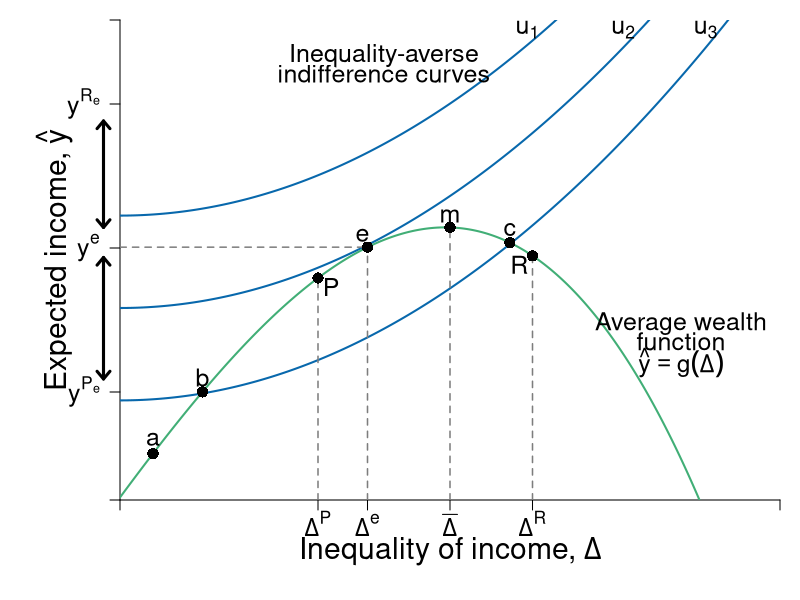

The R source for this figure:
#Graph Designer: Simon Halliday & Riley Boeth '17
#Authors: Bowles, Foley and Halliday
#Title: Coordination, Conflict and Competition: A Text in Microeconomics

library(shape)
require(shape)
pdf(file = "risk/risks_inequality_averse.pdf", width = 10, height = 8)


#Set parameters for graphics
axislabelsize <- 1.8
labelsize <- 1.5
namesize <- 1.8
annotatesize <- 1.5
graphlinewidth <- 2
segmentlinewidth <- 1.5

COL <- c("#7fc97f", "#beaed4", "#fdc086", "#ffff99", "#386cb0", "#f0027f", "#bf5b17", "#666666")
COLA <- c("#e0f3db", "#99d8c9","#66c2a4","#41ae76", "#238b45", "#005824")
COLB <- c("#c6dbef", "#4eb3d3", "#2b8cbe", "#0868ac","#084081")
COLC <- c("#fcfbfd", "#efedf5", "#dadaeb", "#bcbddc", "#9e9ac8", "#807dba", "#6a51a3", "#54278f", "#3f007d")
grays <- gray.colors(25, start = 1, end = 0)

#Edited the margins to cater for the larger LHS labels
par(mar =  c(5, 6, 1, 1))

#Indifference curves of a risk-averse homo economicus (1st graph out of the two for 4.7)

indiffA1 <- function(x, uA = 5, rmax=  .7, xmax = 15) {
  uA + (1/2)*(rmax/xmax)*(x^2)
}

#rmax*x
#indiffA <- function(x, ua=2) {
#  ua + (1/12)*(x)^2
#}

#Average wealth function 

avgwealth <- function(x){
  (1.08)*((-1/35)*(((-((.9)*x-36))^2))+36.8+((-1/10)*(x-4)+(-1/1000)*((x-3)^3)))
}

#Add limits on axes and levels of utility for each indifference curve
ylims <- c(0, 40)
xlims <- c(0, 40)

npts <- 501 
x <- seq(xlims[1], xlims[2], length.out = npts)
y <- seq(ylims[1], ylims[2], length.out = npts) 

plot(0, 0, xlim = xlims, ylim = ylims, type = "n",
     xlab = expression(paste("")),
     ylab = expression(paste("")), 
     xaxt = "n", 
     yaxt = "n", 
     cex.lab = axislabelsize, 
     bty = "n", 
     xaxs = "i", 
     yaxs = "i"
)

#x and y limits with plain axes without ticks/numbers to match previous graph

ticksx <- c(0,  12, 15, 20, 25, xlims[2])
xlabels <- c(NA, expression(paste(Delta^P)),  expression(paste(Delta^e)), expression(paste(bar(Delta) )), expression(paste(Delta^R)),  NA)
ticksy <- c(0, 21 - 12, 21, 21 + 12, ylims[2])
ylabels <- c(NA, expression(paste(y^P[e])), expression(paste(y^e)), expression(paste(y^R[e])), NA)



axis(1,at = ticksx,  pos = 0, labels = xlabels, cex.axis = labelsize)
axis(2,at = ticksy,  pos = 0, labels = ylabels, las = 1, cex.axis = labelsize)

npts <- 500 
xx1 <- seq(xlims[1], xlims[2], length.out = npts)
xx2 <- seq(0, xlims[2], length.out = npts)
xx3 <- seq(xlims[1], 0, length.out = npts)
xx4 <- seq(-11, 0, length.out = npts)


lines(xx1, indiffA1(xx1, uA = 8.3), col = COLB[4], lwd = graphlinewidth)
lines(xx1, indiffA1(xx1, uA = 16), col = COLB[4], lwd = graphlinewidth)
lines(xx1, indiffA1(xx1, uA = 23.7), col = COLB[4], lwd = graphlinewidth)
lines(xx1, avgwealth(xx1), col = COLA[4], lwd = graphlinewidth)


#Axis labels and draw linear utility function
mtext(expression(paste("Inequality of income, ", Delta)), side = 1, line = 2.5, cex = axislabelsize)
text(-4, 0.5*ylims[2], expression(paste("Expected income, ", hat(y))), xpd = TRUE, cex = axislabelsize, srt = 90) 

#Label various points on line

text(2, avgwealth(2)+1.2, expression(paste("a")), cex = labelsize)
text(5, avgwealth(5)+1.2, expression(paste("b")), cex = labelsize)
points(5, avgwealth(5), pch = 16, col = "black", cex = 1.5)
points(2, avgwealth(2), pch = 16, col = "black", cex = 1.5)

segments(25, 0, 25, avgwealth(25), lty = 2, col = grays[20], lwd = segmentlinewidth)
points(25, avgwealth(25), pch = 16, col = "black", cex = 1.5)

text(23.63, avgwealth(23.63)+1.1, expression(paste("c")), cex = labelsize)
points(23.63, avgwealth(23.63), pch = 16, col = "black", cex = 1.5)

text(20, avgwealth(20)+1, expression(paste(m)), cex = labelsize)
segments(20, 0, 20, avgwealth(20), lty = 2, col = grays[20], lwd = segmentlinewidth)
points(20, avgwealth(20), pch = 16, col = "black", cex = 1.5)

text(14.7, avgwealth(15)+1, expression(paste(e)), cex = labelsize)
segments(15, 0, 15, avgwealth(15), lty = 2, col = grays[20], lwd = segmentlinewidth)
segments(0, avgwealth(15), 15, avgwealth(15), lty = 2, col = grays[20], lwd = segmentlinewidth)
points(15, avgwealth(15), pch = 16, col = "black", cex = 1.5)

segments(12, 0, 12, avgwealth(12), lty = 2, col = grays[20], lwd = segmentlinewidth)
points(12, avgwealth(12), pch = 16, col = "black", cex = 1.5)

#Add arrow beside y axis and points on axis

arrows(-1, avgwealth(21) + 9, -1, avgwealth(20) , col = "black", code = 3, arr.type = "simple", lty = 1, xpd = TRUE, length = 0.1, angle = 40, lwd = 3)
arrows(-1, avgwealth(21) - 12.5, -1, avgwealth(20) - 2.5, col = "black", code = 3, arr.type = "simple", lty = 1, xpd = TRUE, length = 0.1, angle = 40, lwd = 3)

#points(0, avgwealth(23)+12, pch = 16, col = "black", cex = 1.5, xpd = TRUE)
#points(0, avgwealth(23), pch = 16, col = "black", cex = 1.5,xpd = TRUE)
#points(0, avgwealth(23)-12, pch = 16, col = "black", cex = 1.5,xpd = TRUE)

#label the three indifference curves

text(24.7, 39.2, expression(paste(u[1])), xpd = TRUE, cex = labelsize)
text(30.5, 39.2, expression(paste(u[2])),  xpd = TRUE, cex = labelsize)
text(35.5, 39.2, expression(paste(u[3])),  xpd = TRUE, cex = labelsize)

#Label P and R
text(12 + 0.8, avgwealth(12) - 0.75, expression(paste(P)), cex = labelsize)
text(25 - 0.8, avgwealth(25) - 0.75, expression(paste(R)), cex = labelsize)

#Label average wealth curve and indifference curves generally

text(34, avgwealth(30)+1.5, expression(paste("Average wealth")), xpd = TRUE, cex = labelsize)
text(34, avgwealth(30), expression(paste("function")), xpd = TRUE, cex = labelsize)
text(34, avgwealth(30)-1.75, expression(paste(hat(y) == g(Delta))), xpd = TRUE, cex = labelsize)

#text(17, 38.5, expression(paste("Inequality Averse")), xpd = TRUE, cex = labelsize)
text(16, 37, expression(paste("Inequality-averse")), xpd = TRUE, cex = labelsize)
text(16, 35.5, expression(paste("indifference curves")), xpd = TRUE, cex = labelsize)


dev.off()
